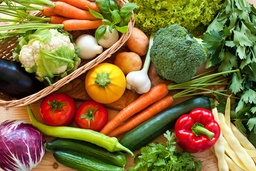
#> input picture Image.jpg, 256 x 171 px, shrunk from 1600 x 1067 before the run
$ python segmentation.py
#> lines starting #> are read from the running program, lines starting #| are printed output that depends on the picture
from PIL import Image
import random
import numpy as np


img = Image.open("Image.jpg", 'r')
#> img is the input picture: PIL image 256x171 RGB; mean R, G, B 132, 112.6, 59.4
pixels = list(img.getdata())
#> pixels = 43776 items

k=4
centers = []

for i in range(k):
    r_val = random.randint(0, 255)
    g_val = random.randint(0, 255)
    b_val = random.randint(0, 255)
    centers.append([r_val, g_val, b_val])


def distance(center):
    diff = np.array(pixels)-center
    distances = [i[0]**2+i[1]**2+i[2]**2 for i in diff]
    return distances

pixels_clusters = np.zeros(len(pixels))

def assign_pixel_clusters():
    distances = []
    for c in range(k):
       distances.append(distance(centers[c]))
    for i in range(len(pixels)):
        cluster = 0
        min_dis = distances[0][i]
        for j in range(1,k):
            dist = distances[j][i]
            if dist<min_dis:
                min_dis = dist
                cluster = j
        pixels_clusters[i] = cluster


def find_new_centers():
    for i in range(k):
        indices = np.where(pixels_clusters==i)
        mean = np.array(pixels)[indices].mean(axis=0)
        mean = mean.astype(np.int32())
        centers[i] = mean


for itr in range(10):
    assign_pixel_clusters()
    find_new_centers()


def segmented_image():
    new_pixels = []
    for i in pixels_clusters:
        new_pixels.append(tuple(centers[int(i)]))
#> this loop made 43776 passes
#> i on passes 3, 5, 6: 1, 1, 1
#> after the loop, new_pixels = 43776 items
    new_image = Image.new(img.mode,img.size)
#> new_image: PIL image 256x171 RGB; every value is 0
    new_image.putdata(new_pixels)
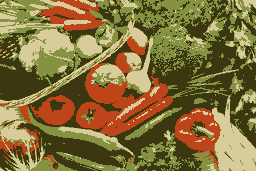
#> new_image: PIL image 256x171 RGB; mean R, G, B 131.4, 111.9, 58.8
    new_image.save("result_"+str(k)+".png")

segmented_image()
